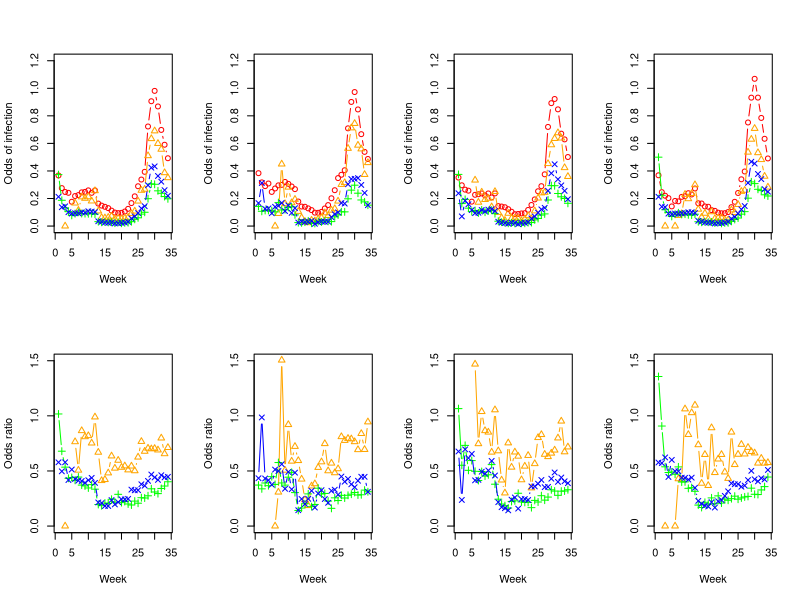

Recreate this plot in R.
library(readxl)

cohn_all <- read_xlsx("table_S3.xlsx", sheet = "A")
cohn_under50 <- read_xlsx("table_S3.xlsx", sheet = "B")
cohn_50_64 <- read_xlsx("table_S3.xlsx", sheet = "C")
cohn_over65 <- read_xlsx("table_S3.xlsx", sheet = "D")

mort_under65 <- read_xlsx("table_S3.xlsx", sheet = "E")
mort_over65 <- read_xlsx("table_S3.xlsx", sheet = "F")
mort_low_comorb <- read_xlsx("table_S3.xlsx", sheet = "G")
mort_high_comorb <- read_xlsx("table_S3.xlsx", sheet = "H")

summary_infs <- function(df_inf) {
	num_rows <- dim(df_inf)[1]
	odds_unvac <- df_inf[[2]] / df_inf[[3]]
	odds_jj <- df_inf[[4]] / df_inf[[5]]
	odds_moderna <- df_inf[[6]] / df_inf[[7]]
	odds_pb <- df_inf[[8]] / df_inf[[9]]
	
	weeks <- 1:num_rows
	
	plot(weeks, odds_unvac, pch = 1, type = "b", col = "red", lty = 1, xlab = "Week", ylab = "Odds of infection",
		ylim = c(0, 1.2))

	points(weeks, odds_jj, pch = 2, col = "orange", type = "b", lty = 1)
	points(weeks, odds_moderna, pch = 3, col = "green", type = "b", lty = 1)
	points(weeks, odds_pb, pch = 4, col = "blue", type = "b", lty = 1)
	
	or_jj <- odds_jj / odds_unvac
	or_moderna <- odds_moderna / odds_unvac
	or_pb <- odds_pb / odds_unvac
	
	plot(weeks, or_jj, pch = 2, col = "orange", type = "b", lty = 1, xlab = "Week", ylab = "Odds ratio",
		ylim = c(0, 1.5))
	points(weeks, or_moderna, pch = 3, col = "green", type = "b", lty = 1)
	points(weeks, or_pb, pch = 4, col = "blue", type = "b", lty = 1)
	
	odds <- list(unvac = odds_unvac, jj = odds_jj, moderna = odds_moderna, pb = odds_pb)
	or <- list(jj = or_jj, moderna = or_moderna, pb = or_pb)
	res <- list(odds = odds, or = or)
	return(res)
}

make_datatable_inf <- function(df) {
	num_rows <- dim(df)[1]
	num_cols <- dim(df)[2]
	names_vec <- names(df)[2:num_cols]
	time <- rep(df[[1]], num_cols - 1)
	vaccine <-  rep(gsub("(\\w+) (?:\\+|\\-)", "\\1", names_vec, perl = T), each = num_rows) #vec
	infected <- rep(grepl("\\+", names_vec), each = num_rows)
	counts <- rep(0, num_rows * (num_cols - 1))
	for (i in 2:num_cols) {
		counts[((i - 2) * num_rows + 1):(num_rows * (i - 1))] <- df[[i]]
	}

	res <- data.frame(time, vaccine, infected, counts)
	return(res)
}	

par(mfcol = c(2, 4))

summ_all <- summary_infs(cohn_all)
summ_under50 <- summary_infs(cohn_under50)
summ_50_64 <- summary_infs(cohn_50_64)
summ_over65 <- summary_infs(cohn_over65)

inf_table_all <- make_datatable_inf(cohn_all)
inf_table_under50 <- make_datatable_inf(cohn_under50)
inf_table_50_64 <- make_datatable_inf(cohn_50_64)
inf_table_over65 <- make_datatable_inf(cohn_over65)